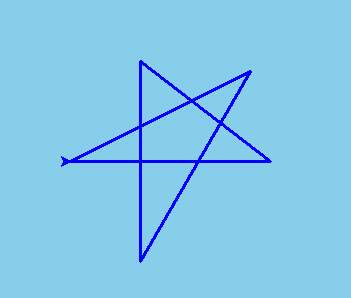

Recreate this plot in Python.
#Author: Justin C
import turtle
turtle.setup(600,600)
turtle.bgcolor("skyblue")
pen=turtle.Turtle()
pen.speed(0)
pen.color("blue")
pen.pensize(3)

num_coordinates = int(turtle.numinput("Coordinates", "Enter Number of Coordinates: ", 6, 1))

for i in range(num_coordinates):
    pen.down()
    x = int(turtle.numinput("Shapes", "Enter the X-Coordinate: "))
    y = int(turtle.numinput("Shapes", "Enter the Y-Coordinate: "))
    pen.setpos(x,y)

    
turtle.done()
